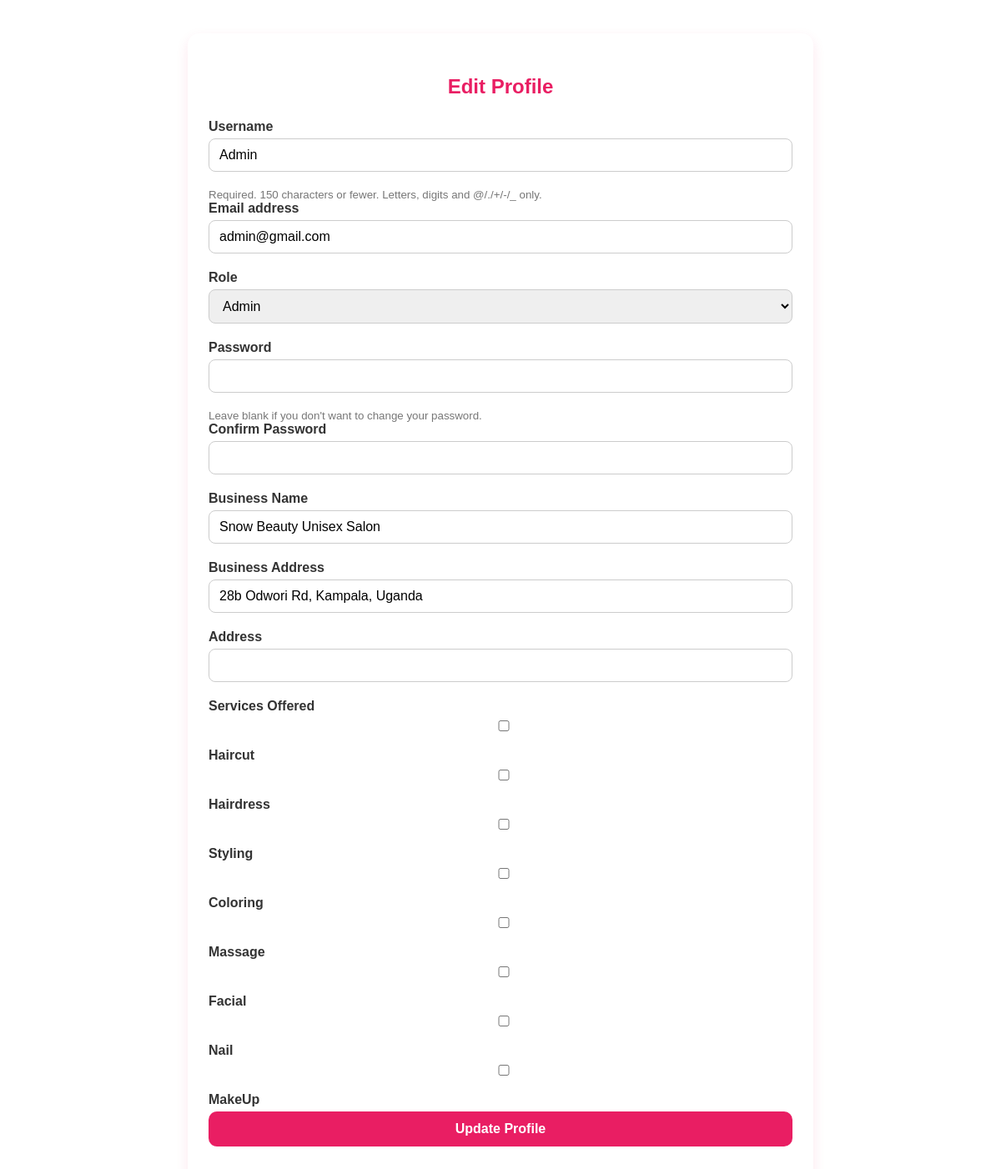
/owner/edit-profile/ (signed in), run on the app's committed database.
### snow/models.py (models this page shows, shortened)
class CustomUser(AbstractUser):
    ROLE_CHOICES = [
        ('admin', 'Admin'),
        ('salon', 'Salon Owner'),
        ('shop', 'Beauty Shop Owner'),
        ('provider', 'Service Provider'),
        ('user', 'Regular User'),
    ]
    role = models.CharField(max_length=20, choices=ROLE_CHOICES, default='user')
    is_approved = models.BooleanField(default=False)
    latitude = models.FloatField(default=0.3476)
    longitude = models.FloatField(default=32.5825)
    address = models.CharField(max_length=255, blank=True, null=True)
    groups = models.ManyToManyField(
        Group,
        related_name='customuser_set',
        blank=True,
        help_text='The groups this user belongs to.',
        verbose_name='groups',
    )
    user_permissions = models.ManyToManyField(
        Permission,
        related_name='customuser_permissions_set',
        blank=True,
        help_text='Specific permissions for this user.',
        verbose_name='user permissions',
    )

### snow/views.py (the view)
# urls.py: path("owner/edit-profile/", views.edit_profile, name="edit_profile"),
@login_required
def edit_profile(request):
    user = request.user
    salon = Salon.objects.filter(owner=user).first()  # Get related salon if any
    initial_data = {
        'salon_name': salon.name if salon else '',
        'salon_address': salon.address if salon else '',
    }
    if user.role == 'provider' and salon:
        initial_data['provider_address'] = salon.address
        initial_data['service_types'] = [s.service_type for s in salon.services.all()]
    if request.method == "POST":
        form = UserEditForm(request.POST, instance=user)
        if form.is_valid():
            form.save()
            messages.success(request, "Profile updated successfully.")
            return redirect('owner_dashboard')
        else:
            messages.error(request, "Please correct the errors below.")
    else:
        form = UserEditForm(instance=user, initial=initial_data)
    context = {
        'form': form,
        'salon': salon
    }
    return render(request, 'snow/partials/edit_profile.html', context)

### snow/form.py (shortened to what this page needs)
class UserEditForm(forms.ModelForm):
    password1 = forms.CharField(
        label="Password",
        widget=forms.PasswordInput,
        required=False,
        help_text="Leave blank if you don't want to change your password."
    )
    password2 = forms.CharField(
        label="Confirm Password",
        widget=forms.PasswordInput,
        required=False
    )
    salon_name = forms.CharField(required=False, label="Business Name")
    salon_address = forms.CharField(required=False, label="Business Address")
    provider_address = forms.CharField(required=False, label="Address")
    service_types = forms.MultipleChoiceField(
        required=False,
        choices=Service.SERVICE_TYPES,
        widget=forms.CheckboxSelectMultiple,
        label="Services Offered"
    )
    class Meta:
        model = CustomUser
        fields = ['username', 'email', 'role']

### snow/context_processors.py (called while the page is built)
def roles_processor(request):
    return {
        'roles': CustomUser.ROLE_CHOICES
    }

### snow/templates/snow/partials/edit_profile.html (shortened to what this page needs)
<div class="edit-profile-form">
    <h2>Edit Profile</h2>
    <form method="POST" action="{% url 'edit_profile' %}">
        {% for field in form %}
            <label for="{{ field.id_for_label }}">{{ field.label }}</label>
            {{ field }}
            {% if field.help_text %}
                <small style="color: #777;">{{ field.help_text }}</small>
            {% endif %}
        {% endfor %}
        <button type="submit">Update Profile</button>
    </form>
</div>

### snow/templates/snow/partials/edit_profile.html (style rules this page uses)
.edit-profile-form { max-width: 700px; margin: 40px auto; background: #fff; padding: 30px 25px; border-radius: 14px; box-shadow: 0 6px 15px rgba(233, 30, 99, 0.1); font-family: Arial, sans-serif; }
.edit-profile-form h2 { text-align: center; margin-bottom: 25px; color: #e91e63; }
.edit-profile-form label { display: block; font-weight: 600; margin-bottom: 5px; color: #333; }
.edit-profile-form input, .edit-profile-form select, .edit-profile-form textarea { width: 100%; padding: 10px 12px; margin-bottom: 20px; border: 1px solid #ccc; border-radius: 8px; font-size: 1rem; box-sizing: border-box; }
.edit-profile-form button { display: block; width: 100%; padding: 12px; background: #e91e63; color: #fff; font-size: 1rem; font-weight: bold; border: none; border-radius: 10px; cursor: pointer; transition: background 0.3s ease; }

### data on the page
CustomUser: form "Admin" "admin@gmail.com" "Admin"

### other printed values
{{ field.label }} "Username" "Email address" "Role" "Password" "Confirm Password" "Business Name" "Business Address" "Address" "Services Offered"
{{ field.help_text }} "Required. 150 characters or fewer. Letters, digits and @/./+/-/_ only." "Leave blank if you don't want to change your password."
